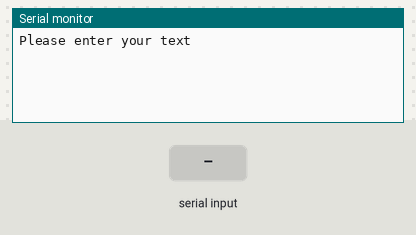
Bench run of a sketch on a simulated Arduino Uno, built with avr-gcc and run on an emulated ATmega328P. On the bench: the last lines printed to the serial monitor. The test bench sets the inputs (shaded band).

Above: at 1.2 s.
1.3 s: "1" received over Serial
At 2.2 s:
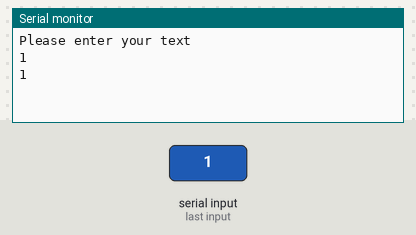
2.8 s: "0" received over Serial
At 3.4 s:
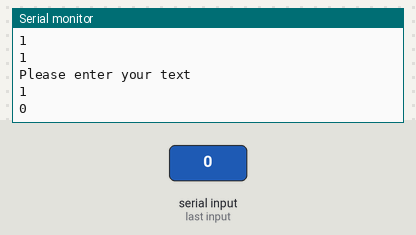
4.3 s: "2" received over Serial
At 6.4 s:
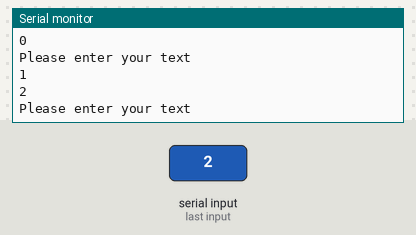
Timing chart, 0 to 7.9 s (numbered marks = the images above; inputs shaded):
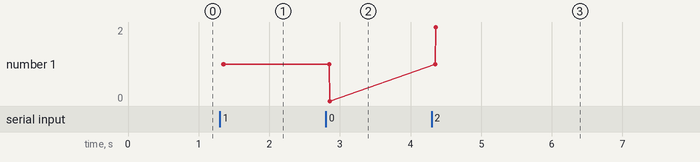

Measured:
- after the input at 1.3 s, the serial monitor: prints a new line after 0.05 s (image 1)
- after the input at 2.8 s, the serial monitor: prints a new line after 0.05 s (image 2)
- after the input at 4.3 s, the serial monitor: prints a new line after 0.05 s (image 3)
- plotted number 1: 1 → 0 after the input at 2.8 s, 0 → 2 after the input at 4.3 s

The sketch:

charArrayPractice.ino
```cpp
char sent[32];
char buffsize;

void setup() {
  // put your setup code here, to run once:
  Serial.begin(9600);
}

void loop() {
  // put your main code here, to run repeatedly:
  Serial.println(F("Please enter your text"));
  while (Serial.available() == 0){
  }
  delay(50);
  int readSize = Serial.available();
  if (readSize <= 32){
    for (int ii = 0; ii < readSize; ii++){
      sent[ii] = Serial.read();
    }
  }
  else {
    Serial.println(F("Sorry, too long. Try again"));
    while (Serial.available())
      Serial.read ();
    delay(3000);
  }
  Serial.println(readSize);
  readmyString();
}

void readmyString (){
  Serial.println(sent);
  delay(1000);
}
```
